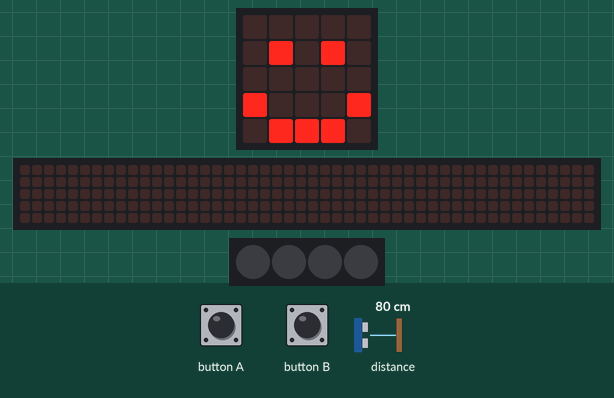
A program run on a simulated BBC micro:bit running MicroPython. Parts: the board's 5×5 LED display, a strip that is not on the board, showing the scrolling text unrolled, 4 RGB LEDs in strip order, left to right. Inputs (shaded band) come from the test bench; at power-on: distance to the obstacle 80 cm. The echo pulse lasts 58.3 µs per cm; the 48×5 strip is a reading aid, not a part: it shows the text the display is scrolling, unrolled, one strip-width of it at a time.

Above: at 1.2 s.
1.3 s: button A pressed for 0.15 s
At 1.41 s:
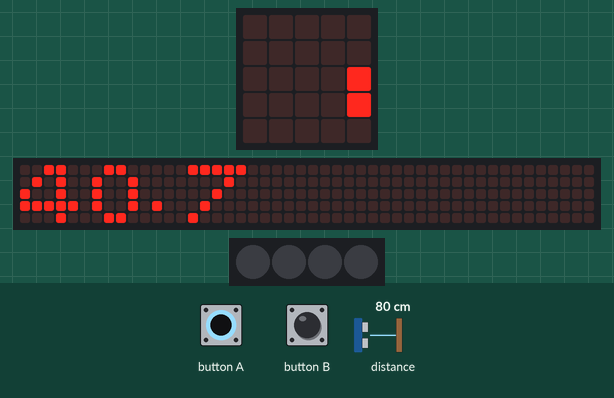
2.0 s: distance to the obstacle set to 2 cm
5.0 s: button A pressed for 1 s
At 5.11 s:
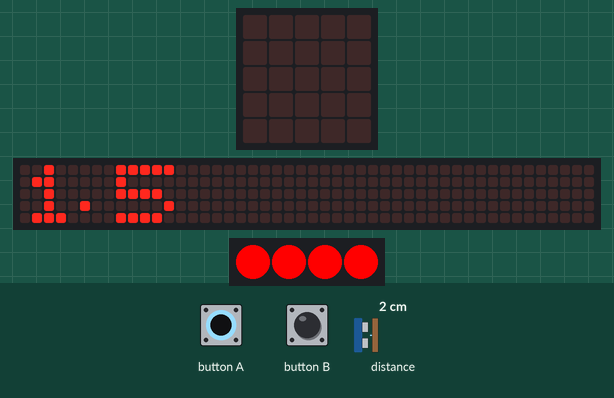
6.6 s: distance to the obstacle set to 35 cm
At 8.8 s:
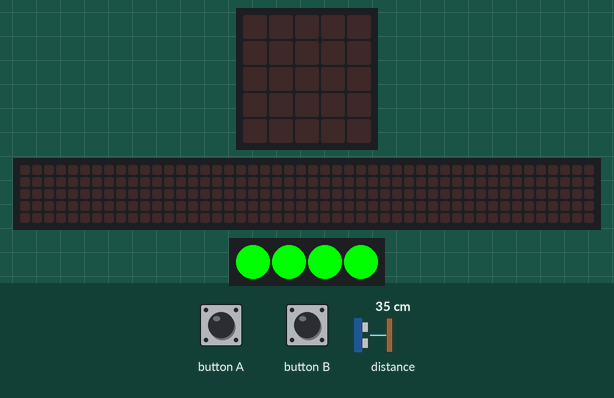
9.2 s: button A pressed for 0.15 s
At 9.31 s:
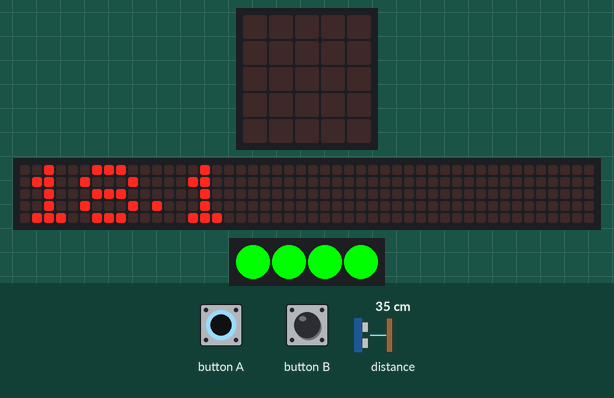
9.9 s: button A pressed for 3.2 s
At 12.83 s:
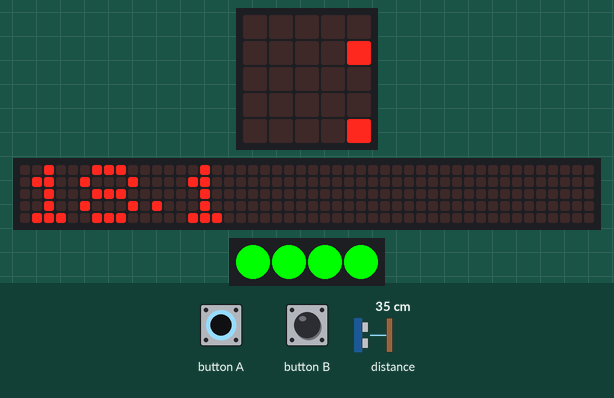
Timing chart, 0 to 14.3 s (numbered marks = the images above; inputs shaded):
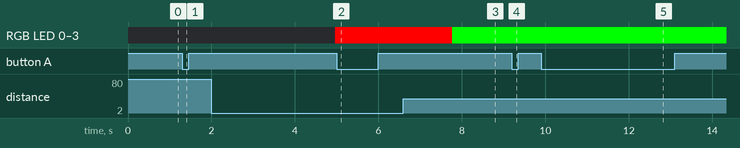

Measured:
- after the input at 1.3 s, the display: changes at once (image 1)
- after the input at 5.0 s, the display: changes at once (image 2)
- after the input at 6.6 s, the display: first differs from a run without the input after 1.2 s (image 3)
- after the input at 9.2 s, the display: changes at once (image 4)

The program:

main.py
```python
"""
Created by: Mr. Coxall
Created on: Sep 2020
This module is a Micro:bit MicroPython program
"""

from microbit import *
import neopixel


class HCSR04:
    # this class abstracts out the functionality of the HC-SR04 and
    #   returns distance in mm
    # Trig: pin 1
    # Echo: pin 2
    def __init__(self, tpin=pin1, epin=pin2, spin=pin13):
        self.trigger_pin = tpin
        self.echo_pin = epin
        self.sclk_pin = spin

    def distance_mm(self):
        spi.init(
            baudrate=125000,
            sclk=self.sclk_pin,
            mosi=self.trigger_pin,
            miso=self.echo_pin,
        )
        pre = 0
        post = 0
        k = -1
        length = 500
        resp = bytearray(length)
        resp[0] = 0xFF
        spi.write_readinto(resp, resp)
        # find first non zero value
        try:
            i, value = next((ind, v) for ind, v in enumerate(resp) if v)
        except StopIteration:
            i = -1
        if i > 0:
            pre = bin(value).count("1")
            # find first non full high value afterwards
            try:
                k, value = next(
                    (ind, v)
                    for ind, v in enumerate(resp[i : length - 2])
                    if resp[i + ind + 1] == 0
                )
                post = bin(value).count("1") if k else 0
                k = k + i
            except StopIteration:
                i = -1
        dist = -1 if i < 0 else round(((pre + (k - i) * 8.0 + post) * 8 * 0.172) / 2)
        return dist


# variables
np = None
sonar = HCSR04()

# setup
display.clear()
display.show(Image.HAPPY)

np = neopixel.NeoPixel(pin16, 4)
np[0] = (0, 0, 0)
np[1] = (0, 0, 0)
np[2] = (0, 0, 0)
np[3] = (0, 0, 0)
np.show()


# on button press
while True:
    if button_a.is_pressed():
        display.clear()
        display.scroll(sonar.distance_mm() / 10)
        if sonar.distance_mm() < 100:
            np[0] = (255, 0, 0)
            np[1] = (255, 0, 0)
            np[2] = (255, 0, 0)
            np[3] = (255, 0, 0)
            np.show()

        else:
            np[0] = (0, 255, 0)
            np[1] = (0, 255, 0)
            np[2] = (0, 255, 0)
            np[3] = (0, 255, 0)
            np.show()
```
